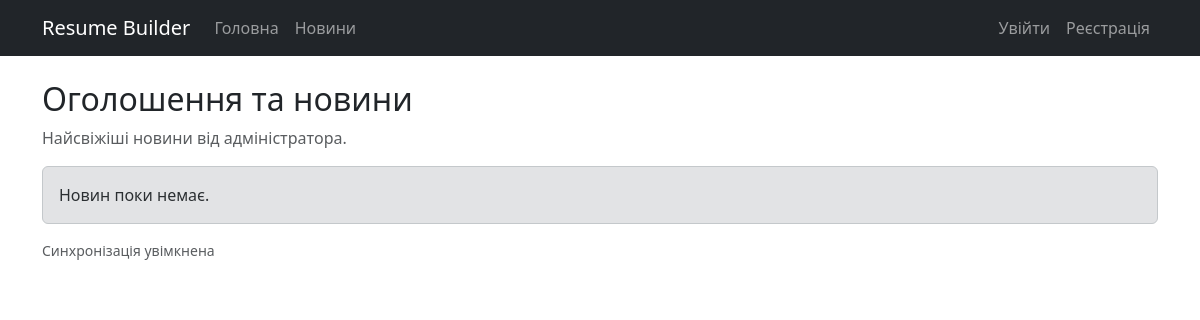
Before: /news/ with the older database file.
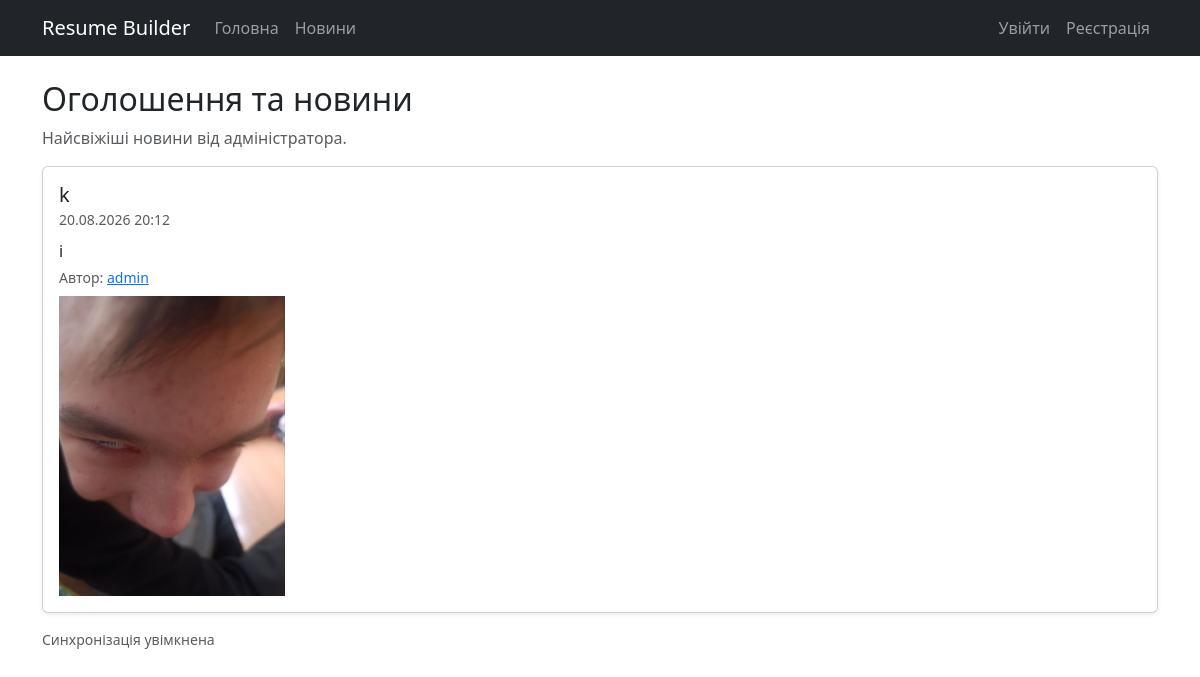
After: the same page with the newer database file.
### builder/models.py (models this page shows, shortened)
class NewsItem(models.Model):
    title = models.CharField(max_length=200)
    content = models.TextField()
    image = models.ImageField(upload_to='news/', blank=True, null=True)
    author = models.ForeignKey(User, on_delete=models.SET_NULL, null=True, blank=True, related_name='news_items')
    created_at = models.DateTimeField(default=timezone.now)

### builder/views.py (the view)
# urls.py: path('news/', views.news_list, name='news_list'),
def news_list(request):
    items = NewsItem.objects.order_by('-created_at')
    form = None
    if request.user.is_authenticated and request.user.is_staff:
        form = NewsForm()
    return render(request, 'news.html', {'items': items, 'form': form})

### builder/context_processors.py (called while the page is built)
def user_profile(request):
    if request.user.is_authenticated:
        profile = Profile.objects.filter(user=request.user).first()
        return {'user_profile': profile}
    return {'user_profile': None}

### templates/news.html (shortened to what this page needs)
{% extends 'base.html' %}
{% block content %}
<h2>Оголошення та новини</h2>
<p class="text-muted">Найсвіжіші новини від адміністратора.</p>
<div id="news-container">
    <div id="news-feed">
        {% for item in items %}
        <div class="card shadow-sm mb-3 news-item" data-id="{{ item.pk }}">
            <div class="card-body">
                <div class="d-flex justify-content-between align-items-start mb-2">
                    <div>
                        <h5 class="card-title mb-0">{{ item.title }}</h5>
                        <small class="text-muted">{{ item.created_at|date:"d.m.Y H:i" }}</small>
                    </div>
                </div>
                <p class="card-text mb-1">{{ item.content }}</p>
                {% if item.author %}
                <div class="small text-muted">Автор: <a href="{% url 'profile_view' item.author.username %}">{{ item.author.username }}</a></div>
                {% endif %}
                {% if item.image %}
                <div><img src="{{ item.image.url }}" alt="img" class="img-fluid mt-2" style="max-height:300px;"></div>
                {% endif %}
            </div>
        </div>
        {% empty %}
        <div class="alert alert-secondary">Новин поки немає.</div>
        {% endfor %}
    </div>
    <div id="news-sync-status" class="small text-muted mt-2">Синхронізація увімкнена</div>
</div>
{% endblock %}

Changed rows visible on the page:
added NewsItem: title "k", created_at "20.08.2026 20:12", content "i", author.username "admin", image (picture)
Other visible differences:
text no longer shown: "Новин поки немає."
